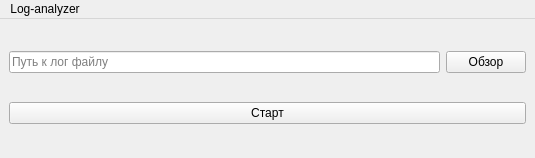
<?xml version="1.0" encoding="UTF-8"?>
<ui version="4.0">
 <class>MenuWindow</class>
 <widget class="QMainWindow" name="MenuWindow">
  <property name="geometry">
   <rect>
    <x>0</x>
    <y>0</y>
    <width>535</width>
    <height>158</height>
   </rect>
  </property>
  <property name="windowTitle">
   <string>MainWindow</string>
  </property>
  <widget class="QWidget" name="centralwidget">
   <layout class="QVBoxLayout" name="verticalLayout">
    <item>
     <layout class="QHBoxLayout" name="horizontalLayout">
      <item>
       <widget class="QLineEdit" name="FilePath">
        <property name="placeholderText">
         <string>Путь к лог файлу</string>
        </property>
       </widget>
      </item>
      <item>
       <widget class="QPushButton" name="Review">
        <property name="layoutDirection">
         <enum>Qt::LayoutDirection::LeftToRight</enum>
        </property>
        <property name="autoFillBackground">
         <bool>false</bool>
        </property>
        <property name="text">
         <string>Обзор</string>
        </property>
       </widget>
      </item>
     </layout>
    </item>
    <item>
     <widget class="QPushButton" name="Start">
      <property name="text">
       <string>Старт</string>
      </property>
     </widget>
    </item>
   </layout>
  </widget>
  <widget class="QMenuBar" name="menubar">
   <property name="geometry">
    <rect>
     <x>0</x>
     <y>0</y>
     <width>535</width>
     <height>33</height>
    </rect>
   </property>
   <widget class="QMenu" name="menuLog_analyzer">
    <property name="layoutDirection">
     <enum>Qt::LayoutDirection::RightToLeft</enum>
    </property>
    <property name="title">
     <string>Log-analyzer</string>
    </property>
   </widget>
   <addaction name="menuLog_analyzer"/>
  </widget>
 </widget>
 <resources/>
 <connections/>
</ui>
